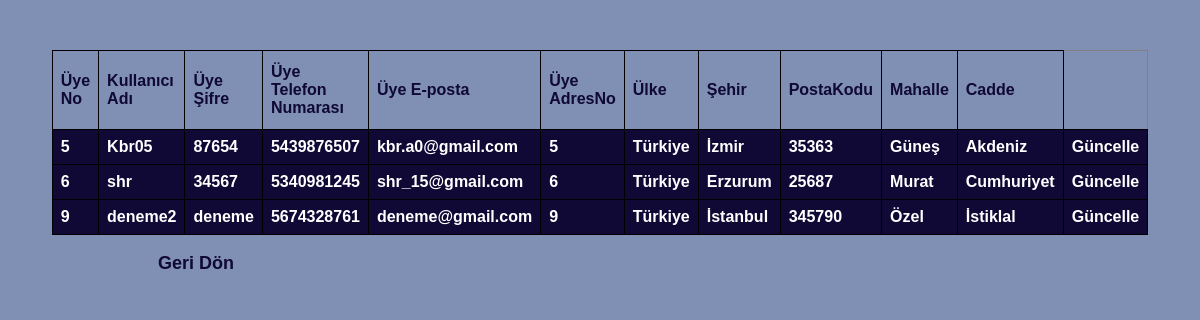
The app's page /websitedb/GnclList.php (signed in), older data.
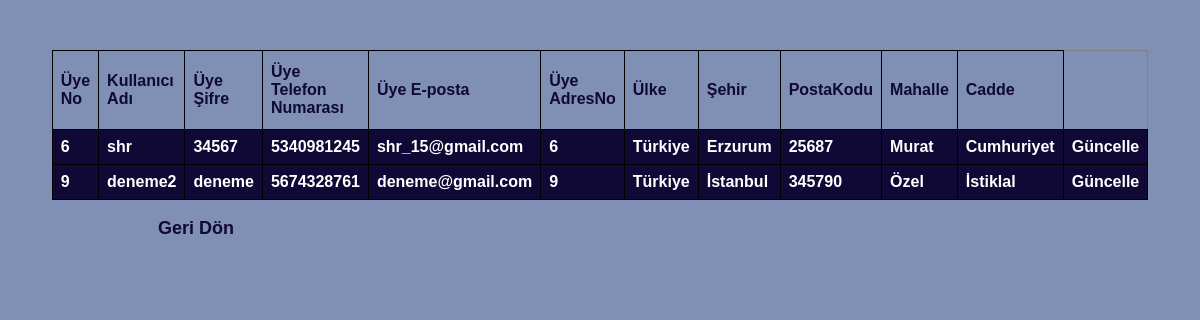
The same page, newer data.
### tables this page shows
CREATE TABLE `uyeler` (
  `UyeId` int(11) NOT NULL,
  `KullaniciAdi` varchar(45) NOT NULL,
  `Sifre` varchar(256) NOT NULL,
  `UyeTel` bigint(11) NOT NULL,
  `UyeEposta` varchar(256) NOT NULL
);

CREATE TABLE `adrestbl` (
  `AdresId` int(11) NOT NULL,
  `Ulke` varchar(45) NOT NULL,
  `Sehir` varchar(45) NOT NULL,
  `PostaKodu` bigint(20) NOT NULL,
  `Mahalle` varchar(45) NOT NULL,
  `Cadde` varchar(45) NOT NULL
);

### websitedb/GnclList.php (the view, shortened to what this page needs)
<html>
    <head>
    </head>
    <body>
        <?php
        include("baglanti.php");
        $sql = " SELECT uyeler.UyeId, uyeler.KullaniciAdi,uyeler.Sifre ,uyeler.UyeTel, uyeler.UyeEposta, adrestbl.AdresId, adrestbl.Ulke, adrestbl.Sehir, adrestbl.PostaKodu, adrestbl.Mahalle, adrestbl.Cadde
        FROM ((uyeler
        INNER JOIN uye_adres ON uyeler.UyeId = uye_adres.uye_adres_uyeNo)
        INNER JOIN adrestbl ON uyeler.UyeId = adrestbl.AdresId)";
        $cevap = mysqli_query($baglanti,$sql);
        echo "<html>";
        echo "<table border=1 id='table'>";
        echo "<tr>";
        echo "<th>Üye No</th>";
        echo "<th>Kullanıcı Adı</th>";
        echo "<th>Üye Şifre </th>";
        echo "<th>Üye Telefon Numarası</th>";
        echo "<th>Üye E-posta</th>";
        echo "<th>Üye AdresNo</th>";
        echo "<th> Ülke </th>";
        echo "<th> Şehir </th>";
        echo "<th>PostaKodu</th>";
        echo "<th>Mahalle</th>";
        echo "<th>Cadde</th>";
        echo "</tr>";
        while($gelen=mysqli_fetch_array($cevap)){
            echo "<tr><td>".$gelen['UyeId']." </td>";
            echo "<td>".$gelen['KullaniciAdi']."</td>";
            echo "<td>".$gelen['Sifre']."</td>";
            echo "<td>".$gelen['UyeTel']."</td>";
            echo "<td>".$gelen['UyeEposta']."</td>";
            echo "<td>".$gelen['AdresId']."</td>";
            echo "<td>".$gelen['Ulke']."</td>";
            echo "<td>".$gelen['Sehir']."</td>";
            echo "<td>".$gelen['PostaKodu']."</td>";
            echo "<td>".$gelen['Mahalle']."</td>";
            echo "<td>".$gelen['Cadde']."</td>";
            echo "<td><a class='btn' href=_guncelle.php?id=";
            echo $gelen['UyeId'];
            echo "&no=";
            echo $gelen['AdresId'];
            echo ">Güncelle</a></td></tr>";
        }
        echo "</table>";
        echo "<br/><a class='button' href='menu.php'>Geri Dön </a>";
        echo "</html>";
        ?>
    </body>
</html>

### websitedb/GnclList.php (style rules this page uses)
body { background-color: rgb(127, 144, 180); font-family:'Trebuchet MS', 'Lucida Sans Unicode', 'Lucida Grande', 'Lucida Sans', Arial, sans-serif; }
.button { text-decoration: none; color:#100835; margin-left:150px; font-weight: bold; font-size: 18px; }
.btn { color:white; text-decoration: none; }
#table { margin:auto; margin-top:50px; border-collapse: collapse; width: 80%; }
#table td, #table th { border: 1px solid black; padding: 8px; font-weight:bold; }
#table tr { background-color:#100835; color:white; }
#table th { padding-top: 12px; padding-bottom: 12px; text-align: left; background-color: rgb(127, 144, 180); ; color:#100835; font-weight:bold; }

Row changes from the older to the newer data that the page shows:
removed uyeler: UyeId "5", KullaniciAdi "Kbr05", Sifre "87654", UyeTel "5439876507", UyeEposta "kbr.a0@gmail.com", adrestbl.AdresId "5", adrestbl.Ulke "Türkiye", adrestbl.Sehir "İzmir", adrestbl.PostaKodu "35363", adrestbl.Mahalle "Güneş", adrestbl.Cadde "Akdeniz"
